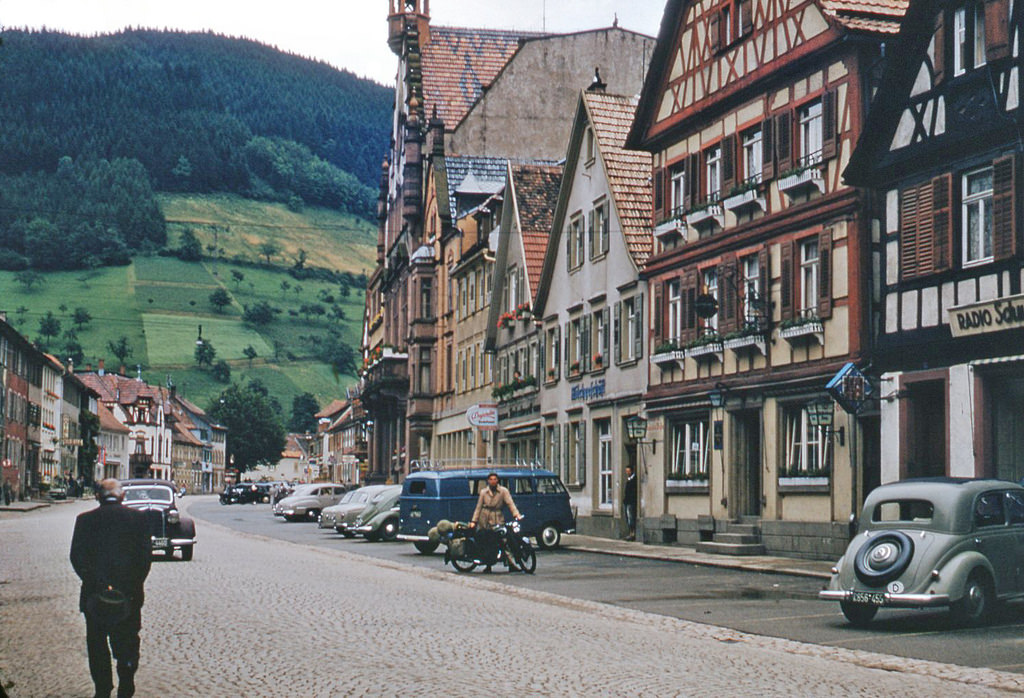
#> input picture assign/A1/images/german_street.jpg, 1024 x 698 px
$ jupyter execute Edge_Detection.ipynb   (shell and % lines are left out)   (older library calls are emulated)
#> lines starting #> are read from the running program, lines starting #| are printed output that depends on the picture; after the words box and inside, x2 and y2 are one past the last pixel; in counts of white or black regions, pixels touching at a corner belong together
# Edge Detection

## Will Koehrsen wjk68

## Canny Edge Detection

Use opencv and the Canny method for edge detection. The parameters to the Canny function are image, min value, and max value.

Canny edge detection using the [following steps](https://en.wikipedia.org/wiki/Canny_edge_detector)

1. Apply a Gaussian filter to remove the noise and smooth the image
2. Calculate image intensity gradients
3. Use non-maximum suppression to get rid of spurious results for edge detection
4. Apply a double threshold to the intensity gradients to determine potential edges
5. Suppress the edges that are weak and not connected to strong edges. This is a hysteresis process.

[cell 1]
import numpy as np
import cv2

import matplotlib.pyplot as plt

[cell 2]
def detect_edges_canny(image_path):

    # Load image
#> called with image_path = 'images/german_street.jpg'
    img = cv2.imread(image_path)
#> img is the input picture: shape (698, 1024, 3); mean B, G, R 113.3, 113.4, 110.1

    # Detect edges
    edges = cv2.Canny(img, threshold1= 100, threshold2 = 200)
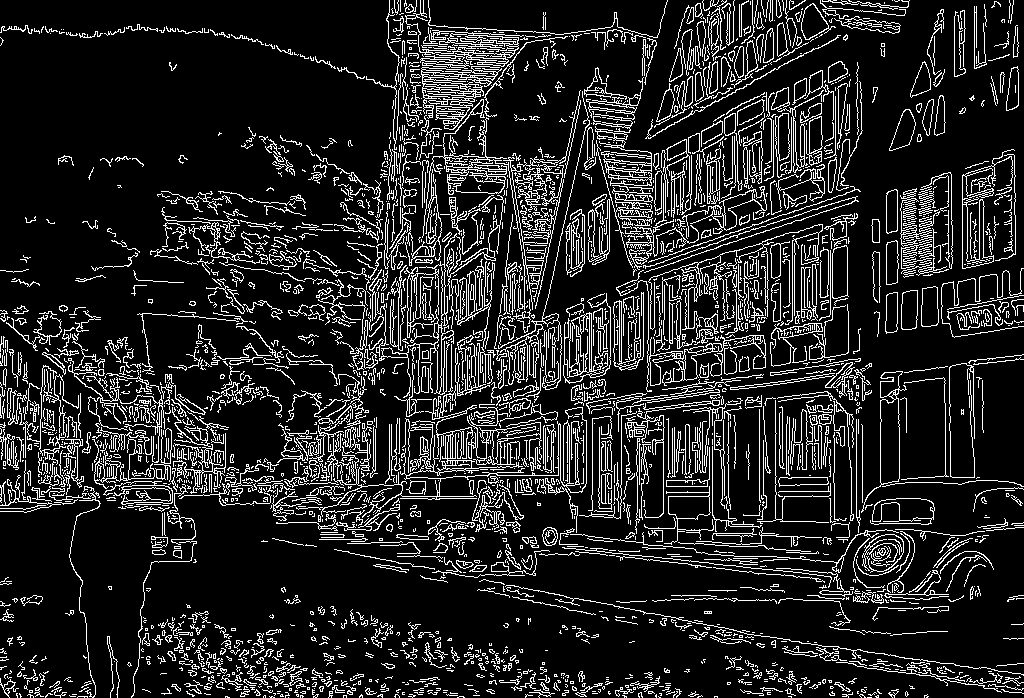
#> edges: shape (698, 1024); 14.2% white in thin lines or dots

    # Plot original and edge image
    plt.figure(figsize=(10, 8))
    plt.subplot(121); plt.imshow(img, cmap='gray')
    plt.title('Original Image'); plt.axis('off');
    plt.subplot(122); plt.imshow(edges, cmap='gray')
    plt.title('Image with Edges'); plt.axis('off')
    plt.show();
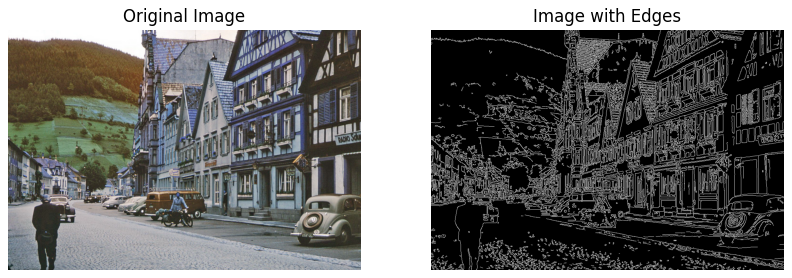
#> figure drawn by matplotlib, 2 panels; B, G, R data is drawn as R, G, B

[cell 3]
detect_edges_canny('images/german_street.jpg')

[cell 4]
detect_edges_canny('images/road_scene.jpg')
#> call 2 of detect_edges_canny, with image_path = 'images/road_scene.jpg'
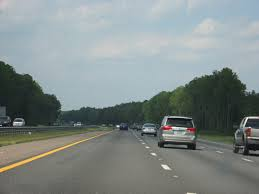
#> input picture assign/A1/images/road_scene.jpg, 259 x 194 px
#> in detect_edges_canny, img is the input picture: shape (194, 259, 3); mean B, G, R 136.8, 138.1, 128.9
#> in detect_edges_canny (call 2), `edges = cv2.Canny(img, threshold1= 100, threshold2 = 200)`:
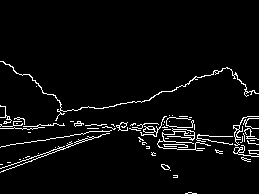
#> edges: shape (194, 259); 4.3% white in thin lines or dots, all inside (x1, y1, x2, y2) = (0, 61, 259, 194)

## Sobel Edge Detection

We can also use CV2 for Sobel Edge Detection

[cell 5]
def detect_edges_sobel(image_path):

    # Load image
#> called with image_path = 'images/german_street.jpg'
    img = cv2.imread(image_path)

    img_binary = cv2.imread(image_path, cv2.IMREAD_GRAYSCALE)
#> img_binary: shape (698, 1024); min 12, max 255, mean 112.4

    edgeX = cv2.Sobel(img_binary, cv2.CV_16S, 1, 0)
    edgeY = cv2.Sobel(img_binary, cv2.CV_16S, 0, 1)


    # Detect edges
    edgeX = np.uint8(np.absolute(edgeX))
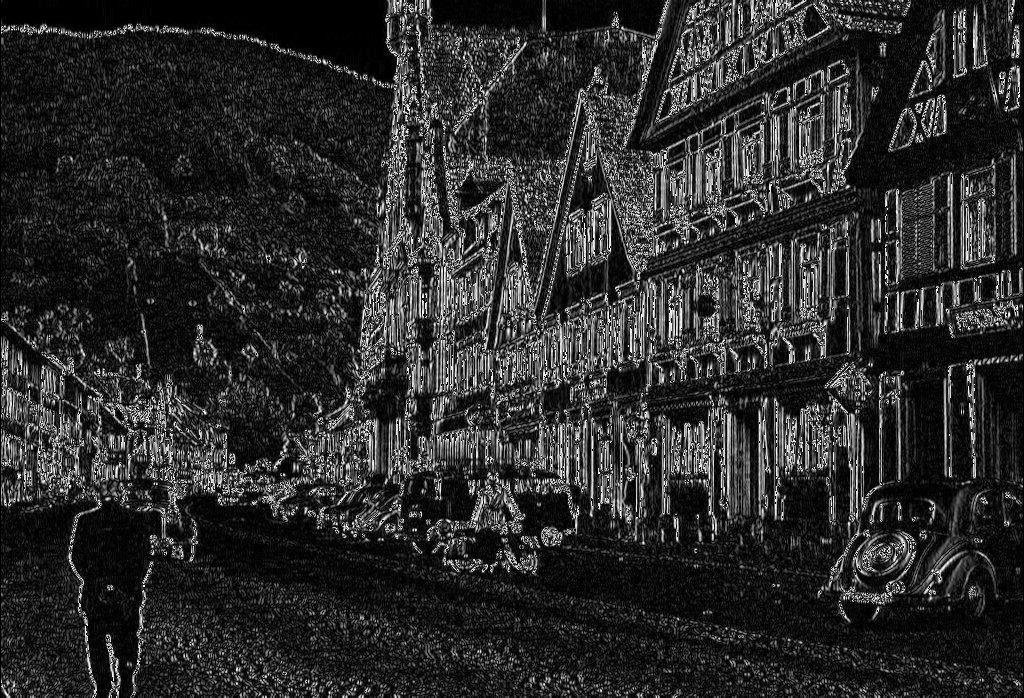
#> edgeX: shape (698, 1024); min 0, max 255, mean 44
    edgeY = np.uint8(np.absolute(edgeY))
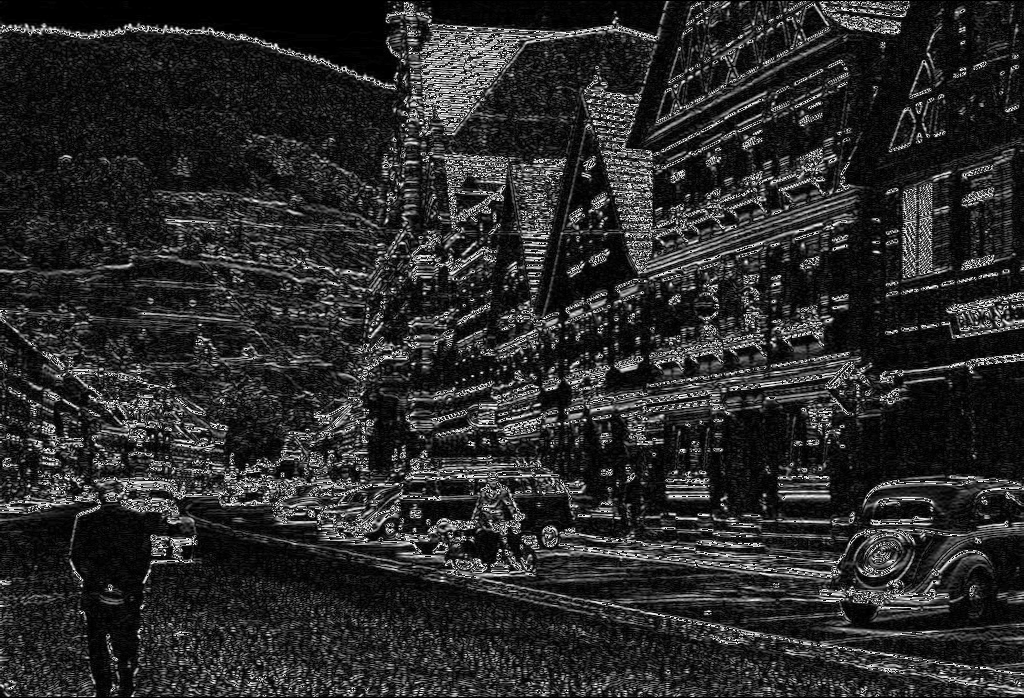
#> edgeY: shape (698, 1024); min 0, max 255, mean 42.4
    edge = cv2.bitwise_or(edgeX, edgeY)
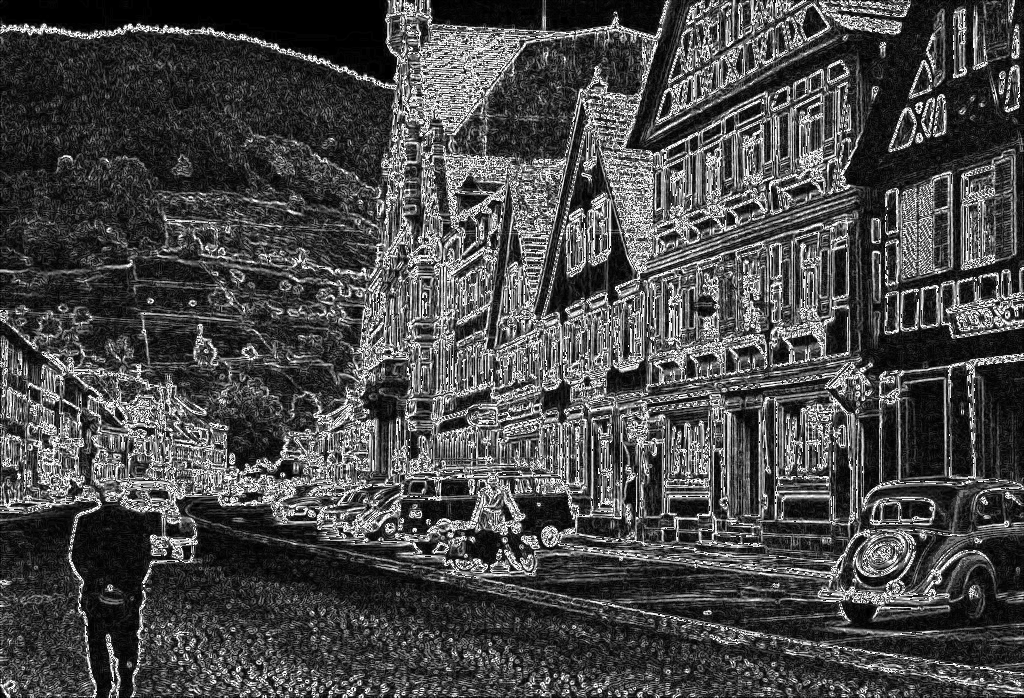
#> edge: shape (698, 1024); min 0, max 255, mean 73

    # Plot original and edge image
    plt.figure(figsize=(10, 8))
    plt.subplot(121); plt.imshow(img)
    plt.title('Original Image'); plt.axis('off');
    plt.subplot(122); plt.imshow(edge, cmap='gray')
    plt.title('Image with Edges'); plt.axis('off')
    plt.show();
#> figure, not shown here; B, G, R data is drawn as R, G, B

[cell 6]
detect_edges_sobel('images/german_street.jpg')

[cell 7]
detect_edges_sobel('images/road_scene.jpg')
#> call 2 of detect_edges_sobel, with image_path = 'images/road_scene.jpg'
#> in detect_edges_sobel (call 2), `edgeY = cv2.Sobel(img_binary, cv2.CV_16S, 0, 1)`:
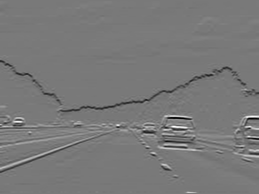
#> edgeY: shape (194, 259) int16; min -715, max 782, mean -3.2; drawn with min black and max white
#> in detect_edges_sobel (call 2), `edgeX = np.uint8(np.absolute(edgeX))`:
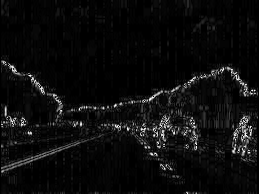
#> edgeX: shape (194, 259); min 0, max 255, mean 12.8
#> in detect_edges_sobel (call 2), `edge = cv2.bitwise_or(edgeX, edgeY)`:
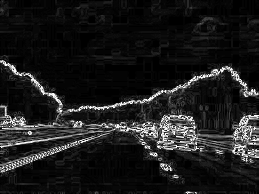
#> edge: shape (194, 259); min 0, max 255, mean 28.3
